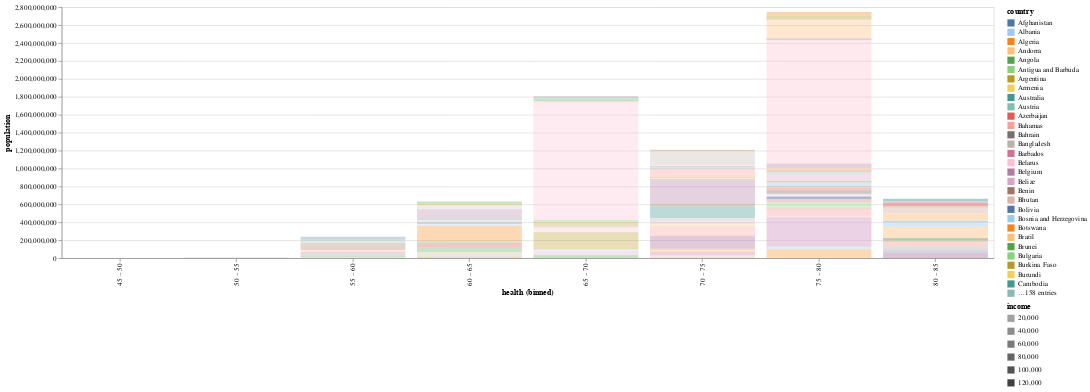

Here is the notebook cell this chart was saved with:
### Code cell
# Alt - Stacked Bar Chart
bars = alt.Chart(health_data).mark_bar().encode(
    x=alt.X('health:O', bin=True),
    y=alt.Y('population:Q', stack='zero'),
    color=alt.Color('country', scale=alt.Scale(scheme='tableau20')),
    opacity='income',
    tooltip=['country', 'region', 'health', 'income', 'population']
).interactive().properties(width=1300,height=350)

bars

### Figure 1 — Vega-Lite specification as saved in the notebook (floating-point values rounded to 4 significant figures; data arrays with more than 128 entries replaced by an {"elided": "..."} marker saying what was removed)
{"config": {"view": {"continuousWidth": 400, "continuousHeight": 300}}, "data": {"name": "data-c9fec259f3fed63dc0a1c0a51ca8a66f"}, "mark": "bar", "encoding": {"color": {"type": "nominal", "field": "country", "scale": {"scheme": "tableau20"}}, "opacity": {"type": "quantitative", "field": "income"}, "tooltip": [{"type": "nominal", "field": "country"}, {"type": "nominal", "field": "region"}, {"type": "quantitative", "field": "health"}, {"type": "quantitative", "field": "income"}, {"type": "quantitative", "field": "population"}], "x": {"type": "ordinal", "bin": true, "field": "health"}, "y": {"type": "quantitative", "field": "population", "stack": "zero"}}, "height": 350, "selection": {"selector109": {"type": "interval", "bind": "scales", "encodings": ["x", "y"]}}, "width": 1300, "$schema": "https://vega.github.io/schema/vega-lite/v4.8.1.json", "datasets": {"data-c9fec259f3fed63dc0a1c0a51ca8a66f": {"elided": "187 records"}}}
